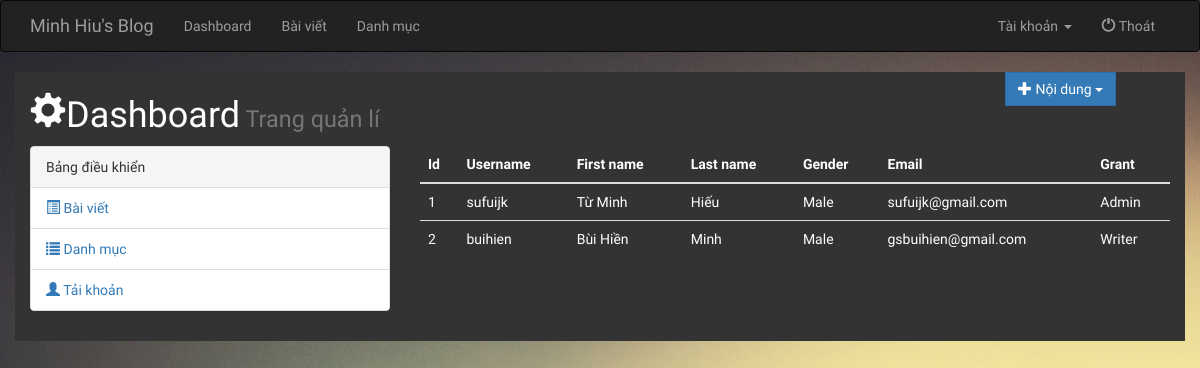
Page /index.php?c=admin&a=listUser (signed in) on the committed database.
### tables this page shows
CREATE TABLE `users` (
  `id` int(11) NOT NULL,
  `username` varchar(40) NOT NULL,
  `password` text NOT NULL,
  `phanquyen` int(11) NOT NULL,
  `firstname` varchar(30) NOT NULL,
  `lastname` varchar(30) NOT NULL,
  `email` varchar(150) DEFAULT NULL,
  `gender` varchar(5) NOT NULL,
  `image` varchar(200) DEFAULT NULL
);

### libs/View.php (called while the page is built, shortened)
<?php
	class View
	{
		public function render($url,$data=null,$data1=null){
			require_once(VIEW.$url);
		}
		public function headerAdmin($data=null){
			require_once(VIEW.'admin/header-admin.php');
		}
		public function footerAdmin(){
			require_once(VIEW.'admin/footer-admin.php');
		}
	}
?>

### controllers/Admin.php (called while the page is built, shortened)
	<?php
	class Admin extends Controller
	{
		public function listUser(){
			$this->model = new ProcessAccount();
			$data =$this->model->getAllUser();
			$this->view->headerAdmin($this->initData);
			$this->view->render('admin/manager-user.php',$data);
			$this->view->footerAdmin();
		}
	}
?>

### index.php (called while the page is built, shortened)
<?php
	require_once(LIB."Model.php");
	require_once(LIB."View.php");
	require_once(LIB."Bootstrap.php");
?>

### libs/Model.php (called while the page is built, shortened)
<?php
	class Model
	{
		private $hostname = "localhost";
		private $username = "root";
		private $password = "";
		private $database = "blog";
		protected $connect;
		function __construct()
		{
			$this->connect = new mysqli($this->hostname,$this->username,$this->password,$this->database) or die("Can't connect database!");
		}
		public function select($sql){
			$result = $this->connect->query($sql);
			$dataset = array();
			if($result->num_rows > 0){
				while($row = $result->fetch_object()){
					$dataset[] = $row;
				}
			}
			return $dataset;
		}
	}
	?>

### models/ProcessAccount.php (called while the page is built, shortened)
<?php
	class ProcessAccount extends Model
	{
		public function getAllUser(){
			$sql = "SELECT * FROM users";
			return $this->select($sql);
		}
	}
?>

### views/admin/manager-user.php (the view)
<div class="col-xs-12 col-sm-6 col-md-8 col-lg-8">
	<div class="rightpage">
			<div id="list-post">
				<table class="table table-dark">
					<thead>
						<tr>
							<th>Id</th>
							<th>Username</th>
							<th>First name</th>
							<th>Last name</th>
							<th>Gender</th>
							<th>Email</th>
							<th>Grant</th>
						</tr>
					</thead>
					<tbody>
						<?php foreach($data as $user):?>
						<tr>
							<td><?php echo $user->id;?></td>
							<td><?php echo $user->username;?></td>
							<td><?php echo $user->firstname;?></td>
							<td><?php echo $user->lastname;?></td>
							<td><?php echo $user->gender;?></td>
							<td><?php echo $user->email;?></td>
							<td><?php echo ($user->phanquyen == 0)? "Admin":"Writer"; ?></td>
						</tr>
						<?php endforeach;?>
					</tbody>
				</table>
			</div>
	</div>
</div>

### public/css/style.css (style rules this page uses)
* { margin : 0; padding: 0; }
body { height: 100%; min-height: 100%; background-color: #fff; font-family: 'Quicksand', sans-serif; background: url('../img/wallpaper.jpg') no-repeat center center fixed; -webkit-background-size: cover; -moz-background-size: cover; -o-background-size: cover; background-size: cover; }

### rows in the picture
users: id "1", username "sufuijk", firstname "Từ Minh", lastname "Hiếu", gender "Male", email "sufuijk@gmail.com", phanquyen "Admin"
users: id "2", username "buihien", firstname "Bùi Hiền", lastname "Minh", gender "Male", email "gsbuihien@gmail.com", phanquyen "Writer"

### other values in the picture
BLOGNAME "Minh Hiu's Blog"
